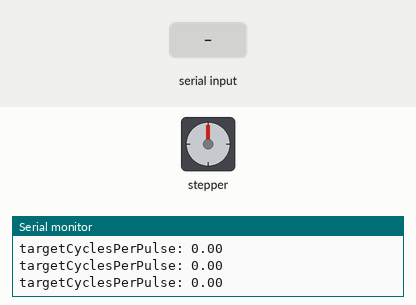
Simulated run of this sketch. Board: Arduino Uno, built with avr-gcc and run on an emulated ATmega328P. Parts: stepper motor, the last lines printed to the serial monitor. Wiring (inferred from the names in the program): stepper motor driver (200 steps per turn assumed): step pin 13; direction pin 12. The test bench sets the inputs (shaded band).

Above: at 1.2 s.
1.3 s: "0\n" received over Serial
4.3 s: "90,45\n" received over Serial
At 4.7 s:
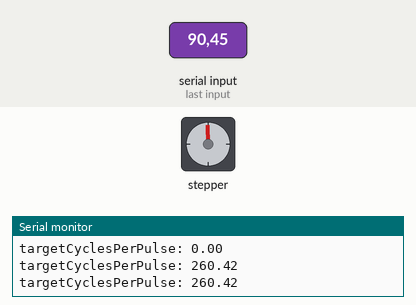
At 6.5 s:
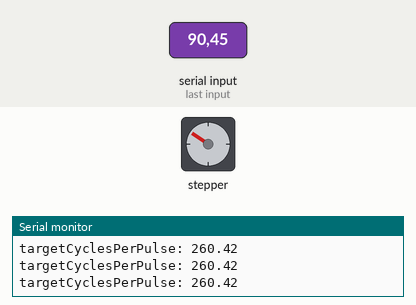
6.8 s: "30,150\n" received over Serial
9.8 s: "1\n" received over Serial
At 11.9 s:
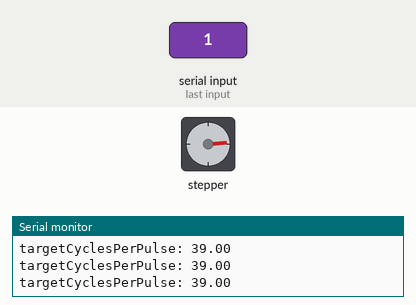
Timing chart, 0 to 13.3 s (numbered marks = the images above; inputs shaded):
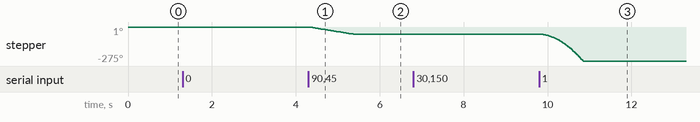

Measured:
- after the input at 4.3 s, stepper: turns 57° counter-clockwise in 1.0 s, starting at once
- after the input at 9.8 s, stepper: turns 218° counter-clockwise in 0.98 s, starting after 0.07 s

The sketch:

stepperSpeed.ino
```cpp
#include <math.h>

#define dirPin 12
#define stepPin 13
#define pulsePerRev 200
#define accel 1 // rev per second^2
#define accelPulse (accel*pulsePerRev)
#define clockSpeed 16000000
#define prescalar 1024
#define periodScalar 10000
#define startupRPS 0.1
#define secPerCount 0.000064
#define cruiseSpeed 3 // 3rps
#define degPerPulse 1.8

float targetPeriod;

float finalPeriod;

float velocity = 0;
float rpsModify = 0;

float targetCyclesPerPulse;
unsigned int targetCount;
unsigned int targetCountMultiplier;

unsigned long finalCyclesPerPulse;
unsigned int finalCount;
unsigned int finalCountMultiplier;

unsigned int deltaPeriod;


char currentMultiplier = 0;

int startRPM = 0;

bool inInterrupt = 0;
bool motorOn = 0;
bool accelDirection = 1; // 1 = positive(CCW) 0 = negative(CW)
bool velocityDirection = 1; // 1 = positive(CCW) 0 = negative(CW)

float lastRPS = 0;

float currentPos = 0;
int targetPos = 0;
int lastTargetPos = 0;

int currentPulsePerSec = 0;

int leadPulse = 0;

int posState = -1;

bool stepPinState = 0;
bool dirPinState = 0;

void setup() {
  // put your setup code here, to run once:
  pinMode(dirPin, OUTPUT);
  pinMode(stepPin, OUTPUT);

  digitalWrite(dirPin, dirPinState);


  // set TCCR1A to 00000000
  TCCR1A = 0;

  // set OC1A to desired number (targetCount)
  OCR1A = 65535;

  // set TCNT1 to 0
  TCNT1 = 0;

  // set TCCR1B to 00000101
  TCCR1B = 5;

  // set TIMSK1 to 00000010
  TIMSK1 = 2;

  Serial.begin(9600);

  sei();
}

int sign(float input) {
  if(input >= 0) {
    return 1;
  } else {
    return -1;
  }
}

void loop() {

  /*if(Serial.available() > 0) {
    targetPos = Serial.parseFloat();
  }*/

  if(Serial.available() > 0) {
    setSpeedRPS(Serial.parseFloat());
  }

  //setSpeedRPS(max(sign(targetPos-currentPos)*0.3,min((targetPos - currentPos) * 0.01,3 * sign(targetPos - currentPos))));

  manageDirection();
  Serial.flush();
  //managePos();
  //Serial.print("targetPos: ");
  //Serial.println(targetPos);
  //Serial.print("currentPos: ");
  //Serial.println(currentPos);
  Serial.print("targetCyclesPerPulse: ");
  Serial.println(targetCyclesPerPulse);
  //Serial.print("finalCyclesPerPulse: ");
  //Serial.println(finalCyclesPerPulse);
  //Serial.print("lastRPS: ");
  //Serial.println(lastRPS);
  //Serial.print("OCR1A: ");
  //Serial.println(OCR1A);
  //Serial.print("accelPulse: ");
  //Serial.println(accelPulse);
  //Serial.print("Velocity: ");
  //Serial.println(velocity);
  //Serial.print("Direction: ");
  //Serial.println(digitalRead(stepPin));
  //Serial.print("Motor On: ");
  //Serial.println(motorOn);
  //Serial.print("pulsePerSec: ");
  //Serial.println(1/(OCR1A * 2 * secPerCount));
  //Serial.print("posState: ");
  //Serial.println(posState);
}

void managePos() {
  if(lastTargetPos != targetPos) {
    posState = 0;
  }

  switch (posState) {
    case 0:
      if(currentPos < targetPos){
        setSpeedRPS(cruiseSpeed);
      } else if(currentPos > targetPos) {
        setSpeedRPS(-1*cruiseSpeed);
        Serial.println("SET SPEED");
        Serial.print("velocity: ");
        Serial.println(velocity);
      }
      posState++;
    case 1:
      if((currentPos < targetPos) && dirPinState == 0) {
        currentPulsePerSec = 1/(OCR1A * 2 * secPerCount);
        leadPulse = pow(currentPulsePerSec, 2) / (2 * accelPulse);
        Serial.print("leadPulse: ");
        Serial.println(leadPulse);
        if(currentPos > targetPos - (degPerPulse * leadPulse + 36)) {
          setSpeedRPS(0.3);
          posState++;
        }
      } else if((currentPos > targetPos) && dirPinState == 1) {
        currentPulsePerSec = 1/(OCR1A * 2 * secPerCount);
        leadPulse = pow(currentPulsePerSec, 2) / (2 * accelPulse);
        Serial.print("leadPulse: ");
        Serial.println(leadPulse);
        if(currentPos < targetPos + (degPerPulse * leadPulse + 36)) {
          setSpeedRPS(-0.3);
          posState++;
        }
      }
  }
  lastTargetPos = targetPos;
}

void manageDirection() {
  if((velocity < 0 && !digitalRead(dirPin)) || (velocity > 0 && digitalRead(dirPin))) {
    if(targetCyclesPerPulse > 194) {
      Serial.println("SWITCHING DIRECTION!!");
      dirPinState = !dirPinState;
      digitalWrite(dirPin, dirPinState);
      setSpeedRPS(velocity);
    }
  }
}

void setSpeedRPS(float rps) {
  velocity = rps;

  //digitalRead(dirPin) == 1 -> CCW rotation
  if(motorOn && ((rps < -0.01 && !digitalRead(dirPin)) || (rps > 0.01 && digitalRead(dirPin)))) {
    rpsModify = 0.1;
  } else {
    rpsModify = abs(rps);
  }

  accelDirection = !(abs(rpsModify) > abs(lastRPS));

  if(rpsModify <= 0.01) {
    OCR1A = 10;
    motorOn = 0;
    lastRPS = 0;
  } else {
    float currRPS = 1/(secPerCount*targetCyclesPerPulse*2*pulsePerRev);
    if(currRPS >= 0.1 && motorOn) {
      targetPeriod = periodScalar/(pulsePerRev * currRPS);
    } else {
      dirPinState = (velocity < 0);
      digitalWrite(dirPin, dirPinState);
      targetPeriod = periodScalar/(pulsePerRev * startupRPS);
    }

    finalPeriod = periodScalar/(pulsePerRev * rpsModify);
    motorOn = 1;
    setPeriod(targetPeriod);
    lastRPS = rpsModify;
  }
}

void setPeriod(int period) {
  targetCyclesPerPulse = (targetPeriod/2) * clockSpeed / prescalar / periodScalar;
  targetCount = (int)targetCyclesPerPulse % 65535;
  targetCountMultiplier = (int)(targetCyclesPerPulse/65535);

  finalCyclesPerPulse = (finalPeriod/2) * clockSpeed / prescalar / periodScalar;
  finalCount = finalCyclesPerPulse % 65535;
  finalCountMultiplier = (int)(finalCyclesPerPulse/65535);

  OCR1A = targetCount;

}

ISR(TIMER1_COMPA_vect) {
  if(currentMultiplier == targetCountMultiplier) {
    currentMultiplier = 0;

    // set TCNT1 to 0
    TCNT1 = 0;

    if(motorOn) {
      /*if((currentPos >= targetPos) && velocity > 0) {
        velocity = 0;
        motorOn = 0;
        lastRPS = 0;
        OCR1A = 10;
      } else if((currentPos <= targetPos) && velocity < 0) {
        velocity = 0;
        motorOn = 0;
        lastRPS = 0;
        OCR1A = 10;
      } else {*/

        stepPinState = digitalRead(stepPin);
        if(!stepPinState) {
          if(dirPinState == 1) {
            currentPos -= 1.8; //CCW
          } else {
            currentPos += 1.8; //CW
          }
        }
        digitalWrite(stepPin, !stepPinState);

        // Accelerate
        if(!accelDirection) {
            if(targetCyclesPerPulse > finalCyclesPerPulse && !stepPinState) {

              //targetCyclesPerPulse = (1/ (1/ (secPerCount*2 * targetCyclesPerPulse) + (targetCyclesPerPulse * secPerCount*2 * accelPulse)))/(secPerCount*2);
              //targetCyclesPerPulse = (1/ (1/(secPerCount*targetCyclesPerPulse) + (accelPulse * targetCyclesPerPulse * 2 * secPerCount))) / (secPerCount) * 2;
              //targetCyclesPerPulse = ((1/(targetCyclesPerPulse * secPerCount)) + accelPulse * targetCyclesPerPulse * secPerCount * 2) * 2 / secPerCount;
              //targetCyclesPerPulse = 1/((1/(targetCyclesPerPulse * secPerCount) + (accelPulse * targetCyclesPerPulse * 2)) * secPerCount);
              targetCyclesPerPulse = 0.5/((1/(targetCyclesPerPulse*secPerCount*2) + (accelPulse*secPerCount*targetCyclesPerPulse*2))*secPerCount);

              if(targetCyclesPerPulse < finalCyclesPerPulse) {
                targetCyclesPerPulse = finalCyclesPerPulse;
              }
              targetCount = (int)targetCyclesPerPulse % 65535;
              targetCountMultiplier = (int)(targetCyclesPerPulse/65535);
              OCR1A = targetCount;
            }
        }
        // Decelerate
        else if(accelDirection) {
            if(targetCyclesPerPulse < finalCyclesPerPulse && !stepPinState) {

              //targetCyclesPerPulse = (1/ (1/ (secPerCount*2 * targetCyclesPerPulse) - (targetCyclesPerPulse * secPerCount*2 * accelPulse)))/(secPerCount*2);
              //targetCyclesPerPulse = (1/ (1/(secPerCount*targetCyclesPerPulse) - (accelPulse * targetCyclesPerPulse * 2 * secPerCount))) / (secPerCount);
              targetCyclesPerPulse = 0.5/((1/(targetCyclesPerPulse*secPerCount*2) - (accelPulse*secPerCount*targetCyclesPerPulse*2))*secPerCount);


              if(targetCyclesPerPulse > finalCyclesPerPulse) {
                targetCyclesPerPulse = finalCyclesPerPulse;
              }
              targetCount = (int)targetCyclesPerPulse % 65535;
              targetCountMultiplier = (int)(targetCyclesPerPulse/65535);
              OCR1A = targetCount;
          }
        }
      //}
    }


  } else {
    currentMultiplier++;
  }
}
```
